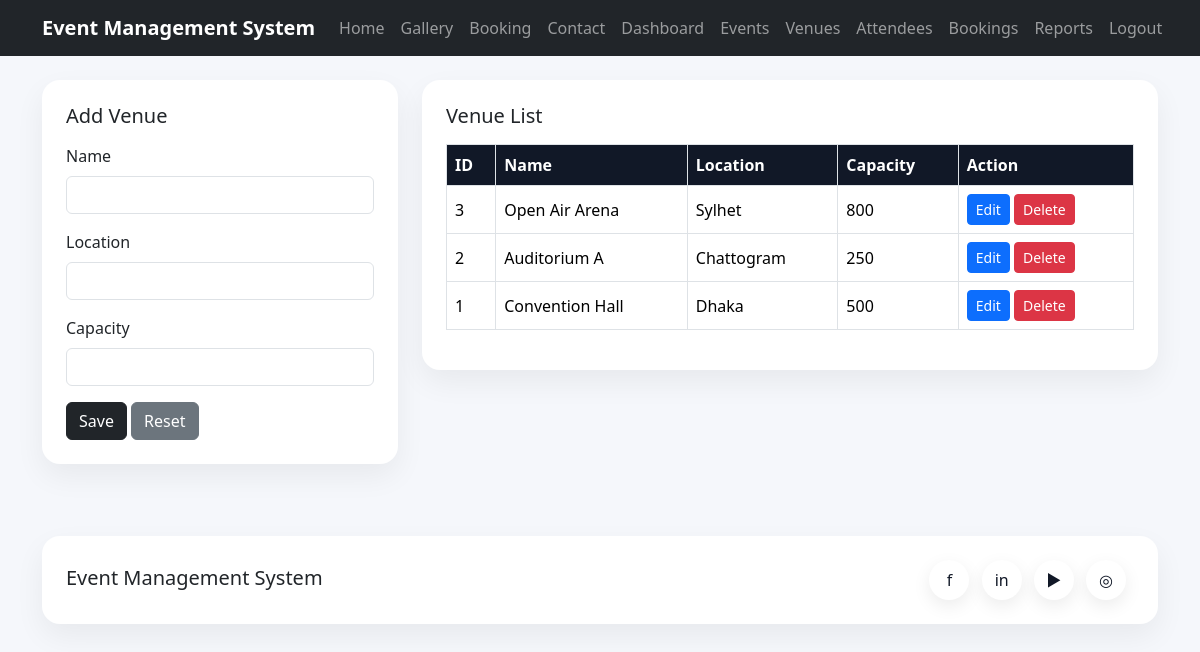
/admin/venues.php (signed in), run on the app's committed database.
### tables this page shows
CREATE TABLE venues (
    id INT AUTO_INCREMENT PRIMARY KEY,
    name VARCHAR(150) NOT NULL,
    location VARCHAR(255) NOT NULL,
    capacity INT NOT NULL
);

### admin/venues.php (the view, shortened to what this page needs)
<?php
require_once __DIR__ . '/../config/database.php';
$edit = null;
$rows = $pdo->query("SELECT * FROM venues ORDER BY id DESC")->fetchAll(PDO::FETCH_ASSOC);
include __DIR__ . '/../includes/header.php';
?>
<div class="row g-4">
    <div class="col-lg-4">
        <div class="card p-4">
            <h2 class="h5 mb-3"><?= $edit ? 'Edit Venue' : 'Add Venue' ?></h2>
            <form method="post">
                <div class="mb-3"><label class="form-label">Name</label><input name="name" class="form-control" required value="<?= htmlspecialchars($edit['name'] ?? '') ?>"></div>
                <div class="mb-3"><label class="form-label">Location</label><input name="location" class="form-control" required value="<?= htmlspecialchars($edit['location'] ?? '') ?>"></div>
                <div class="mb-3"><label class="form-label">Capacity</label><input type="number" name="capacity" class="form-control" required value="<?= htmlspecialchars($edit['capacity'] ?? '') ?>"></div>
                <button class="btn btn-dark"><?= $edit ? 'Update' : 'Save' ?></button>
                <a href="venues.php" class="btn btn-secondary">Reset</a>
            </form>
        </div>
    </div>
    <div class="col-lg-8">
        <div class="card p-4">
            <h2 class="h5 mb-3">Venue List</h2>
            <div class="table-responsive">
                <table class="table table-bordered align-middle">
                    <thead><tr><th>ID</th><th>Name</th><th>Location</th><th>Capacity</th><th>Action</th></tr></thead>
                    <tbody>
                    <?php foreach($rows as $row): ?>
                        <tr>
                            <td><?= $row['id'] ?></td>
                            <td><?= htmlspecialchars($row['name']) ?></td>
                            <td><?= htmlspecialchars($row['location']) ?></td>
                            <td><?= htmlspecialchars($row['capacity']) ?></td>
                            <td>
                                <a class="btn btn-sm btn-primary" href="venues.php?edit=<?= $row['id'] ?>">Edit</a>
                                <a class="btn btn-sm btn-danger" onclick="return confirm('Delete this venue?')" href="venues.php?delete=<?= $row['id'] ?>">Delete</a>
                            </td>
                        </tr>
                    <?php endforeach; ?>
                    </tbody>
                </table>
            </div>
        </div>
    </div>
</div>
<?php include __DIR__ . '/../includes/footer.php'; ?>

### assets/css/custom.css (style rules this page uses)
body { background:#f5f7fb }
.card { border:none;border-radius:18px;box-shadow:0 12px 30px rgba(0,0,0,.06) }
.table thead th { background:#111827;color:#fff }

### data on the page
venues: id "3", name "Open Air Arena", location "Sylhet", capacity "800"
venues: id "2", name "Auditorium A", location "Chattogram", capacity "250"
venues: id "1", name "Convention Hall", location "Dhaka", capacity "500"
